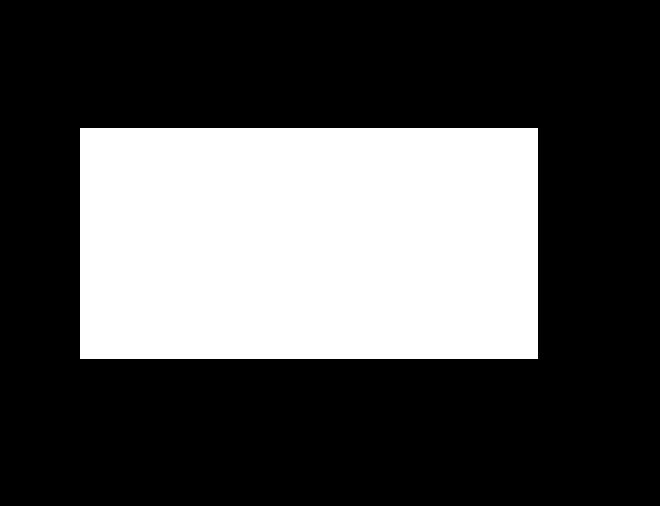
#> input picture img1.png, 660 x 506 px
$ python task5.py
#> lines starting #> are read from the running program, lines starting #| are printed output that depends on the picture; after the words box and inside, x2 and y2 are one past the last pixel; in counts of white or black regions, pixels touching at a corner belong together
from PIL import Image


def CommonImg(img1, img2):
    if img1.size != img2.size:
        raise ValueError("Images must have the same dimensions")

    result_image = Image.new("RGB", img1.size, color=(0, 0, 0))

    pixels1 = img1.load()
    pixels2 = img2.load()
    result_pixels = result_image.load()

    for y in range(img1.size[1]):
        for x in range(img1.size[0]):
            if pixels1[x, y] == pixels2[x, y]:
                result_pixels[x, y] = (0, 255, 255)

    result_image.save("task5.png")


image1 = Image.open("img1.png").convert("L")
#> image1: PIL image 660x506 L; 31.7% white; 1 white region, box (x1, y1, x2, y2) and area: (80, 128, 538, 359) 105798
image2 = Image.open("img2.png").convert("L")
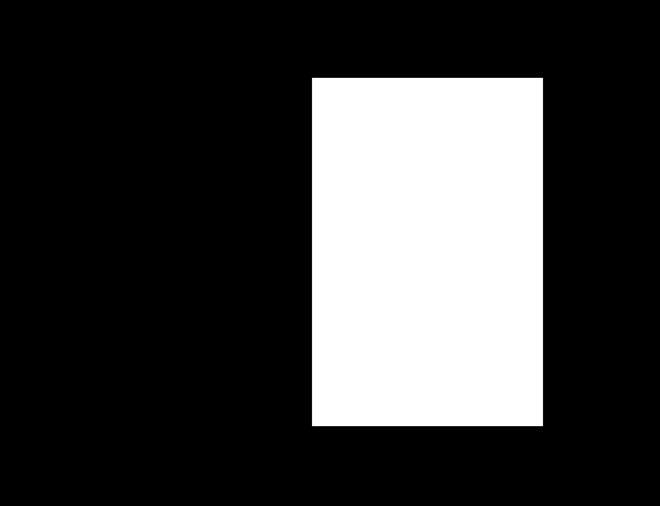
#> input picture img2.png, 660 x 506 px
CommonImg(image1, image2)
#> in CommonImg, `result_image = Image.new("RGB", img1.size, color=(0, 0, 0))`: result_image: PIL image 660x506 RGB; every value is 0
#> in CommonImg, `result_image.save("task5.png")`:
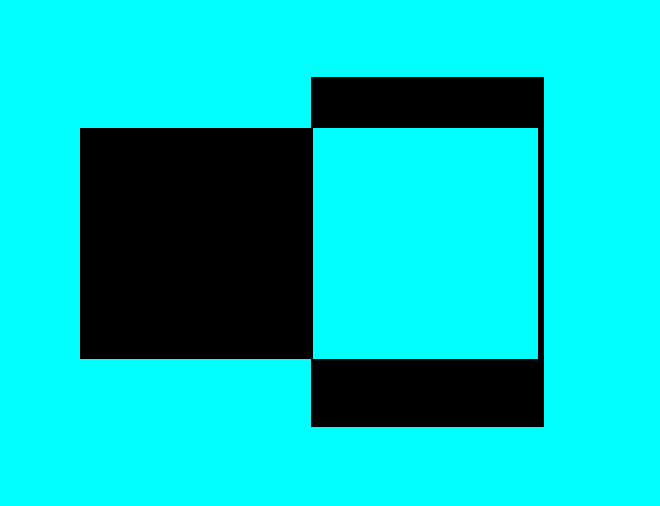
#> saved as task5.png: PIL image 660x506 RGB; mean R, G, B 0, 191.7, 191.7
